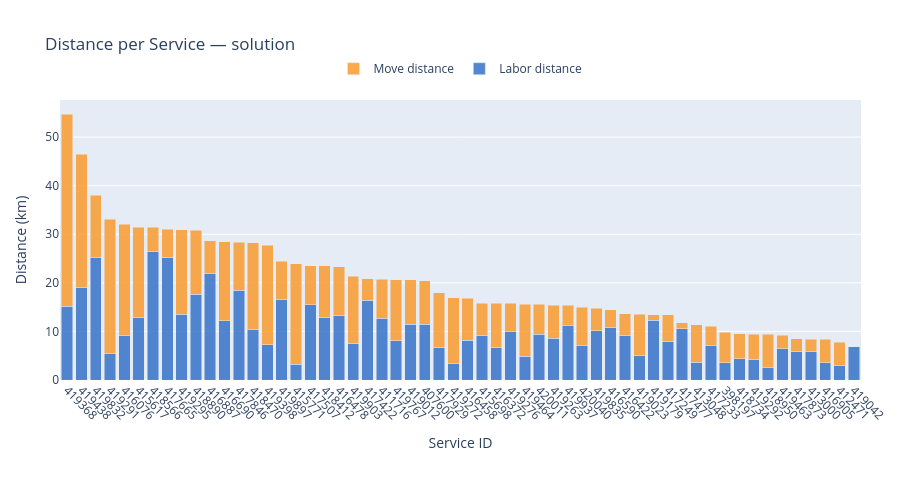

Notebook source saved alongside this figure:
### Markdown cell above
---
## Distance per Service

### Code cell
build_service_distance_figure(rows, all_services, LABEL).show()

### Figure 1 — Plotly figure (JSON) as saved in the notebook; plotly's stock layout.template omitted (floating-point values rounded to 4 significant figures)
{"data": [{"hoverinfo": "text", "hovertext": ["Service 419368<br>Labor: 15.22 km", "Service 419438<br>Labor: 19.10 km", "Service 419832<br>Labor: 25.22 km", "Service 419291<br>Labor: 5.36 km", "Service 416076<br>Labor: 9.10 km", "Service 415617<br>Labor: 12.88 km", "Service 418566<br>Labor: 26.44 km", "Service 417665<br>Labor: 25.22 km", "Service 419295<br>Labor: 13.52 km", "Service 418890<br>Labor: 17.65 km", "Service 416887<br>Labor: 21.94 km", "Service 416690<br>Labor: 12.16 km", "Service 417846<br>Labor: 18.44 km", "Service 418470<br>Labor: 10.40 km", "Service 419398<br>Labor: 7.22 km", "Service 419897<br>Labor: 16.50 km", "Service 415771<br>Labor: 3.26 km", "Service 417507<br>Labor: 15.46 km", "Service 418412<br>Labor: 12.94 km", "Service 416478<br>Labor: 13.24 km", "Service 419903<br>Labor: 7.56 km", "Service 417422<br>Labor: 16.45 km", "Service 411716<br>Labor: 12.74 km", "Service 419767<br>Labor: 8.12 km", "Service 419012<br>Labor: 11.48 km", "Service 407600<br>Labor: 11.48 km", "Service 417929<br>Labor: 6.76 km", "Service 419272<br>Labor: 3.44 km", "Service 416458<br>Labor: 8.22 km", "Service 415698<br>Labor: 9.11 km", "Service 416372<br>Labor: 6.69 km", "Service 419276<br>Labor: 9.95 km", "Service 419464<br>Labor: 4.85 km", "Service 420011<br>Labor: 9.41 km", "Service 419263<br>Labor: 8.62 km", "Service 419937<br>Labor: 11.25 km", "Service 420040<br>Labor: 7.19 km", "Service 419835<br>Labor: 10.10 km", "Service 416590<br>Labor: 10.75 km", "Service 416422<br>Labor: 9.10 km", "Service 419023<br>Labor: 5.02 km", "Service 419179<br>Labor: 12.32 km", "Service 417249<br>Labor: 7.94 km", "Service 417477<br>Labor: 10.50 km", "Service 413048<br>Labor: 3.63 km", "Service 417233<br>Labor: 7.20 km", "Service 398197<br>Labor: 3.59 km", "Service 418734<br>Labor: 4.33 km", "Service 419292<br>Labor: 4.21 km", "Service 418950<br>Labor: 2.67 km", "Service 419463<br>Labor: 6.39 km", "Service 417873<br>Labor: 5.89 km", "Service 413000<br>Labor: 5.83 km", "Service 416905<br>Labor: 3.55 km", "Service 412471<br>Labor: 3.00 km", "Service 419042<br>Labor: 6.87 km"], "marker": {"color": "rgba(55, 115, 200, 0.85)"}, "name": "Labor distance", "type": "bar", "x": ["419368", "419438", "419832", "419291", "416076", "415617", "418566", "417665", "419295", "418890", "416887", "416690", "417846", "418470", "419398", "419897", "415771", "417507", "418412", "416478", "419903", "417422", "411716", "419767", "419012", "407600", "417929", "419272", "416458", "415698", "416372", "419276", "419464", "420011", "419263", "419937", "420040", "419835", "416590", "416422", "419023", "419179", "417249", "417477", "413048", "417233", "398197", "418734", "419292", "418950", "419463", "417873", "413000", "416905", "412471", "419042"], "y": [15.22, 19.1, 25.22, 5.36, 9.1, 12.88, 26.44, 25.22, 13.52, 17.65, 21.94, 12.16, 18.44, 10.4, 7.22, 16.5, 3.26, 15.46, 12.94, 13.24, 7.56, 16.45, 12.74, 8.12, 11.48, 11.48, 6.76, 3.44, 8.22, 9.11, 6.69, 9.95, 4.85, 9.41, 8.62, 11.25, 7.19, 10.1, 10.75, 9.1, 5.02, 12.32, 7.94, 10.5, 3.63, 7.2, 3.59, 4.33, 4.21, 2.67, 6.39, 5.89, 5.83, 3.55, 3, 6.87]}, {"hoverinfo": "text", "hovertext": ["Service 419368<br>Move: 39.53 km", "Service 419438<br>Move: 27.37 km", "Service 419832<br>Move: 12.81 km", "Service 419291<br>Move: 27.77 km", "Service 416076<br>Move: 22.92 km", "Service 415617<br>Move: 18.53 km", "Service 418566<br>Move: 4.97 km", "Service 417665<br>Move: 5.77 km", "Service 419295<br>Move: 17.41 km", "Service 418890<br>Move: 13.14 km", "Service 416887<br>Move: 6.72 km", "Service 416690<br>Move: 16.31 km", "Service 417846<br>Move: 9.89 km", "Service 418470<br>Move: 17.81 km", "Service 419398<br>Move: 20.56 km", "Service 419897<br>Move: 7.93 km", "Service 415771<br>Move: 20.62 km", "Service 417507<br>Move: 8.06 km", "Service 418412<br>Move: 10.58 km", "Service 416478<br>Move: 10.07 km", "Service 419903<br>Move: 13.83 km", "Service 417422<br>Move: 4.41 km", "Service 411716<br>Move: 8.03 km", "Service 419767<br>Move: 12.56 km", "Service 419012<br>Move: 9.13 km", "Service 407600<br>Move: 8.96 km", "Service 417929<br>Move: 11.25 km", "Service 419272<br>Move: 13.51 km", "Service 416458<br>Move: 8.57 km", "Service 415698<br>Move: 6.71 km", "Service 416372<br>Move: 9.09 km", "Service 419276<br>Move: 5.80 km", "Service 419464<br>Move: 10.77 km", "Service 420011<br>Move: 6.19 km", "Service 419263<br>Move: 6.78 km", "Service 419937<br>Move: 4.14 km", "Service 420040<br>Move: 7.75 km", "Service 419835<br>Move: 4.71 km", "Service 416590<br>Move: 3.73 km", "Service 416422<br>Move: 4.51 km", "Service 419023<br>Move: 8.51 km", "Service 419179<br>Move: 1.13 km", "Service 417249<br>Move: 5.48 km", "Service 417477<br>Move: 1.26 km", "Service 413048<br>Move: 7.75 km", "Service 417233<br>Move: 3.88 km", "Service 398197<br>Move: 6.19 km", "Service 418734<br>Move: 5.15 km", "Service 419292<br>Move: 5.18 km", "Service 418950<br>Move: 6.71 km", "Service 419463<br>Move: 2.78 km", "Service 417873<br>Move: 2.58 km", "Service 413000<br>Move: 2.55 km", "Service 416905<br>Move: 4.79 km", "Service 412471<br>Move: 4.79 km", "Service 419042<br>Move: 0.00 km"], "marker": {"color": "rgba(250, 155, 45, 0.85)"}, "name": "Move distance", "type": "bar", "x": ["419368", "419438", "419832", "419291", "416076", "415617", "418566", "417665", "419295", "418890", "416887", "416690", "417846", "418470", "419398", "419897", "415771", "417507", "418412", "416478", "419903", "417422", "411716", "419767", "419012", "407600", "417929", "419272", "416458", "415698", "416372", "419276", "419464", "420011", "419263", "419937", "420040", "419835", "416590", "416422", "419023", "419179", "417249", "417477", "413048", "417233", "398197", "418734", "419292", "418950", "419463", "417873", "413000", "416905", "412471", "419042"], "y": [39.53, 27.37, 12.81, 27.77, 22.92, 18.53, 4.97, 5.77, 17.41, 13.14, 6.72, 16.31, 9.89, 17.81, 20.56, 7.93, 20.62, 8.06, 10.58, 10.07, 13.83, 4.41, 8.03, 12.56, 9.13, 8.96, 11.25, 13.51, 8.57, 6.71, 9.09, 5.8, 10.77, 6.19, 6.78, 4.14, 7.75, 4.71, 3.73, 4.51, 8.51, 1.13, 5.48, 1.26, 7.75, 3.88, 6.19, 5.15, 5.18, 6.71, 2.78, 2.58, 2.55, 4.79, 4.79, 0]}], "layout": {"barmode": "stack", "height": 480, "hovermode": "x", "legend": {"orientation": "h", "x": 0.5, "xanchor": "center", "y": 1.06, "yanchor": "bottom"}, "margin": {"b": 100, "l": 60, "r": 20, "t": 100}, "title": {"text": "Distance per Service — solution"}, "xaxis": {"tickangle": 45, "title": {"text": "Service ID"}}, "yaxis": {"title": {"text": "Distance (km)"}}}}
